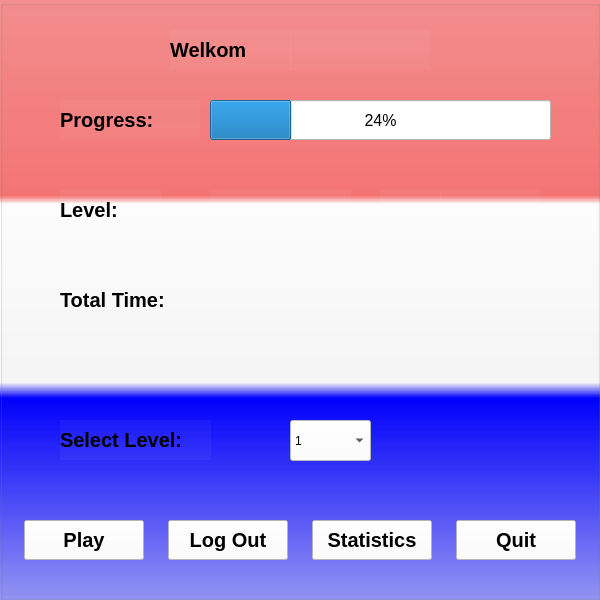
<?xml version="1.0" encoding="UTF-8"?>
<ui version="4.0">
 <class>menu_window</class>
 <widget class="QMainWindow" name="menu_window">
  <property name="geometry">
   <rect>
    <x>0</x>
    <y>0</y>
    <width>600</width>
    <height>600</height>
   </rect>
  </property>
  <property name="minimumSize">
   <size>
    <width>570</width>
    <height>550</height>
   </size>
  </property>
  <property name="maximumSize">
   <size>
    <width>600</width>
    <height>600</height>
   </size>
  </property>
  <property name="windowTitle">
   <string>PyBoysFlashcards</string>
  </property>
  <property name="styleSheet">
   <string notr="true"/>
  </property>
  <widget class="QWidget" name="centralwidget">
   <widget class="QGroupBox" name="groupBox">
    <property name="geometry">
     <rect>
      <x>0</x>
      <y>0</y>
      <width>600</width>
      <height>600</height>
     </rect>
    </property>
    <property name="styleSheet">
     <string notr="true">background-color: qlineargradient(spread:pad, x1:0, y1:0, x2:0, y2:1, stop:0 rgba(255, 0, 0, 102), stop:0.326316 rgba(255, 0, 0, 130), stop:0.339799 rgba(255, 255, 255, 255), stop:0.636842 rgba(255, 255, 255, 135), stop:0.662469 rgba(0, 0, 255, 255), stop:1 rgba(0, 0, 255, 95));</string>
    </property>
    <property name="title">
     <string/>
    </property>
    <widget class="QLabel" name="which_user">
     <property name="geometry">
      <rect>
       <x>290</x>
       <y>30</y>
       <width>140</width>
       <height>40</height>
      </rect>
     </property>
     <property name="font">
      <font>
       <pointsize>15</pointsize>
       <weight>75</weight>
       <bold>true</bold>
       <strikeout>false</strikeout>
      </font>
     </property>
     <property name="styleSheet">
      <string notr="true">background-color: rgba(255, 255, 255, 10);</string>
     </property>
     <property name="text">
      <string/>
     </property>
    </widget>
    <widget class="QLabel" name="progress_label">
     <property name="geometry">
      <rect>
       <x>60</x>
       <y>100</y>
       <width>140</width>
       <height>40</height>
      </rect>
     </property>
     <property name="font">
      <font>
       <pointsize>15</pointsize>
       <weight>75</weight>
       <bold>true</bold>
       <strikeout>false</strikeout>
      </font>
     </property>
     <property name="styleSheet">
      <string notr="true">background-color: rgba(255, 255, 255, 10);</string>
     </property>
     <property name="text">
      <string>Progress:</string>
     </property>
    </widget>
    <widget class="QProgressBar" name="progress">
     <property name="geometry">
      <rect>
       <x>210</x>
       <y>100</y>
       <width>341</width>
       <height>40</height>
      </rect>
     </property>
     <property name="font">
      <font>
       <pointsize>12</pointsize>
      </font>
     </property>
     <property name="styleSheet">
      <string notr="true">background-color: rgb(255, 255, 255);</string>
     </property>
     <property name="value">
      <number>24</number>
     </property>
    </widget>
    <widget class="QLabel" name="level_label">
     <property name="geometry">
      <rect>
       <x>60</x>
       <y>190</y>
       <width>101</width>
       <height>40</height>
      </rect>
     </property>
     <property name="font">
      <font>
       <pointsize>15</pointsize>
       <weight>75</weight>
       <bold>true</bold>
      </font>
     </property>
     <property name="styleSheet">
      <string notr="true">background-color: rgb(255, 255, 255,10);</string>
     </property>
     <property name="text">
      <string>Level:</string>
     </property>
    </widget>
    <widget class="QLabel" name="progress_label_5">
     <property name="geometry">
      <rect>
       <x>60</x>
       <y>280</y>
       <width>131</width>
       <height>40</height>
      </rect>
     </property>
     <property name="font">
      <font>
       <pointsize>15</pointsize>
       <weight>75</weight>
       <bold>true</bold>
      </font>
     </property>
     <property name="styleSheet">
      <string notr="true">background-color: rgb(255, 255, 255,10);</string>
     </property>
     <property name="text">
      <string>Total Time:</string>
     </property>
    </widget>
    <widget class="QLabel" name="total_time_show">
     <property name="geometry">
      <rect>
       <x>210</x>
       <y>280</y>
       <width>141</width>
       <height>40</height>
      </rect>
     </property>
     <property name="font">
      <font>
       <pointsize>15</pointsize>
       <weight>75</weight>
       <bold>true</bold>
      </font>
     </property>
     <property name="styleSheet">
      <string notr="true">background-color: rgb(255, 255, 255,10);</string>
     </property>
     <property name="text">
      <string/>
     </property>
    </widget>
    <widget class="QPushButton" name="play">
     <property name="geometry">
      <rect>
       <x>24</x>
       <y>520</y>
       <width>120</width>
       <height>40</height>
      </rect>
     </property>
     <property name="font">
      <font>
       <pointsize>15</pointsize>
       <weight>75</weight>
       <bold>true</bold>
      </font>
     </property>
     <property name="styleSheet">
      <string notr="true">background-color: rgb(255, 255, 255);</string>
     </property>
     <property name="text">
      <string>Play</string>
     </property>
    </widget>
    <widget class="QPushButton" name="logout">
     <property name="geometry">
      <rect>
       <x>168</x>
       <y>520</y>
       <width>120</width>
       <height>40</height>
      </rect>
     </property>
     <property name="font">
      <font>
       <pointsize>15</pointsize>
       <weight>75</weight>
       <bold>true</bold>
      </font>
     </property>
     <property name="styleSheet">
      <string notr="true">background-color: rgb(255, 255, 255);</string>
     </property>
     <property name="text">
      <string>Log Out</string>
     </property>
    </widget>
    <widget class="QLabel" name="welkom_label">
     <property name="geometry">
      <rect>
       <x>170</x>
       <y>30</y>
       <width>121</width>
       <height>40</height>
      </rect>
     </property>
     <property name="font">
      <font>
       <pointsize>15</pointsize>
       <weight>75</weight>
       <bold>true</bold>
       <strikeout>false</strikeout>
      </font>
     </property>
     <property name="styleSheet">
      <string notr="true">background-color: rgba(255, 255, 255, 10);</string>
     </property>
     <property name="text">
      <string>Welkom</string>
     </property>
    </widget>
    <widget class="QPushButton" name="quit">
     <property name="geometry">
      <rect>
       <x>456</x>
       <y>520</y>
       <width>120</width>
       <height>40</height>
      </rect>
     </property>
     <property name="font">
      <font>
       <pointsize>15</pointsize>
       <weight>75</weight>
       <bold>true</bold>
      </font>
     </property>
     <property name="styleSheet">
      <string notr="true">background-color: rgb(255, 255, 255);</string>
     </property>
     <property name="text">
      <string>Quit</string>
     </property>
    </widget>
    <widget class="QLabel" name="level">
     <property name="geometry">
      <rect>
       <x>210</x>
       <y>190</y>
       <width>141</width>
       <height>40</height>
      </rect>
     </property>
     <property name="font">
      <font>
       <pointsize>15</pointsize>
       <weight>75</weight>
       <bold>true</bold>
      </font>
     </property>
     <property name="styleSheet">
      <string notr="true">background-color: rgb(255, 255, 255,10);</string>
     </property>
     <property name="text">
      <string/>
     </property>
    </widget>
    <widget class="QLabel" name="words_counter">
     <property name="geometry">
      <rect>
       <x>380</x>
       <y>190</y>
       <width>61</width>
       <height>40</height>
      </rect>
     </property>
     <property name="font">
      <font>
       <pointsize>15</pointsize>
       <weight>75</weight>
       <bold>true</bold>
      </font>
     </property>
     <property name="styleSheet">
      <string notr="true">background-color: rgb(255, 255, 255,10);</string>
     </property>
     <property name="text">
      <string/>
     </property>
    </widget>
    <widget class="QLabel" name="words_counter_2">
     <property name="geometry">
      <rect>
       <x>440</x>
       <y>190</y>
       <width>101</width>
       <height>40</height>
      </rect>
     </property>
     <property name="font">
      <font>
       <pointsize>15</pointsize>
       <weight>75</weight>
       <bold>true</bold>
      </font>
     </property>
     <property name="styleSheet">
      <string notr="true">background-color: rgb(255, 255, 255,10);</string>
     </property>
     <property name="text">
      <string/>
     </property>
    </widget>
    <widget class="QPushButton" name="statistics">
     <property name="geometry">
      <rect>
       <x>312</x>
       <y>520</y>
       <width>120</width>
       <height>40</height>
      </rect>
     </property>
     <property name="font">
      <font>
       <pointsize>15</pointsize>
       <weight>75</weight>
       <bold>true</bold>
      </font>
     </property>
     <property name="styleSheet">
      <string notr="true">background-color: rgb(255, 255, 255);</string>
     </property>
     <property name="text">
      <string>Statistics</string>
     </property>
    </widget>
    <widget class="QLabel" name="level_chose_label">
     <property name="geometry">
      <rect>
       <x>60</x>
       <y>420</y>
       <width>151</width>
       <height>40</height>
      </rect>
     </property>
     <property name="font">
      <font>
       <pointsize>15</pointsize>
       <weight>75</weight>
       <bold>true</bold>
      </font>
     </property>
     <property name="styleSheet">
      <string notr="true">background-color: rgb(255, 255, 255,10);</string>
     </property>
     <property name="text">
      <string>Select Level:</string>
     </property>
    </widget>
    <widget class="QComboBox" name="comboBox">
     <property name="geometry">
      <rect>
       <x>290</x>
       <y>420</y>
       <width>81</width>
       <height>41</height>
      </rect>
     </property>
     <property name="styleSheet">
      <string notr="true">background-color: rgb(255, 255, 255);</string>
     </property>
     <item>
      <property name="text">
       <string>1</string>
      </property>
     </item>
    </widget>
   </widget>
  </widget>
 </widget>
 <resources/>
 <connections/>
</ui>
